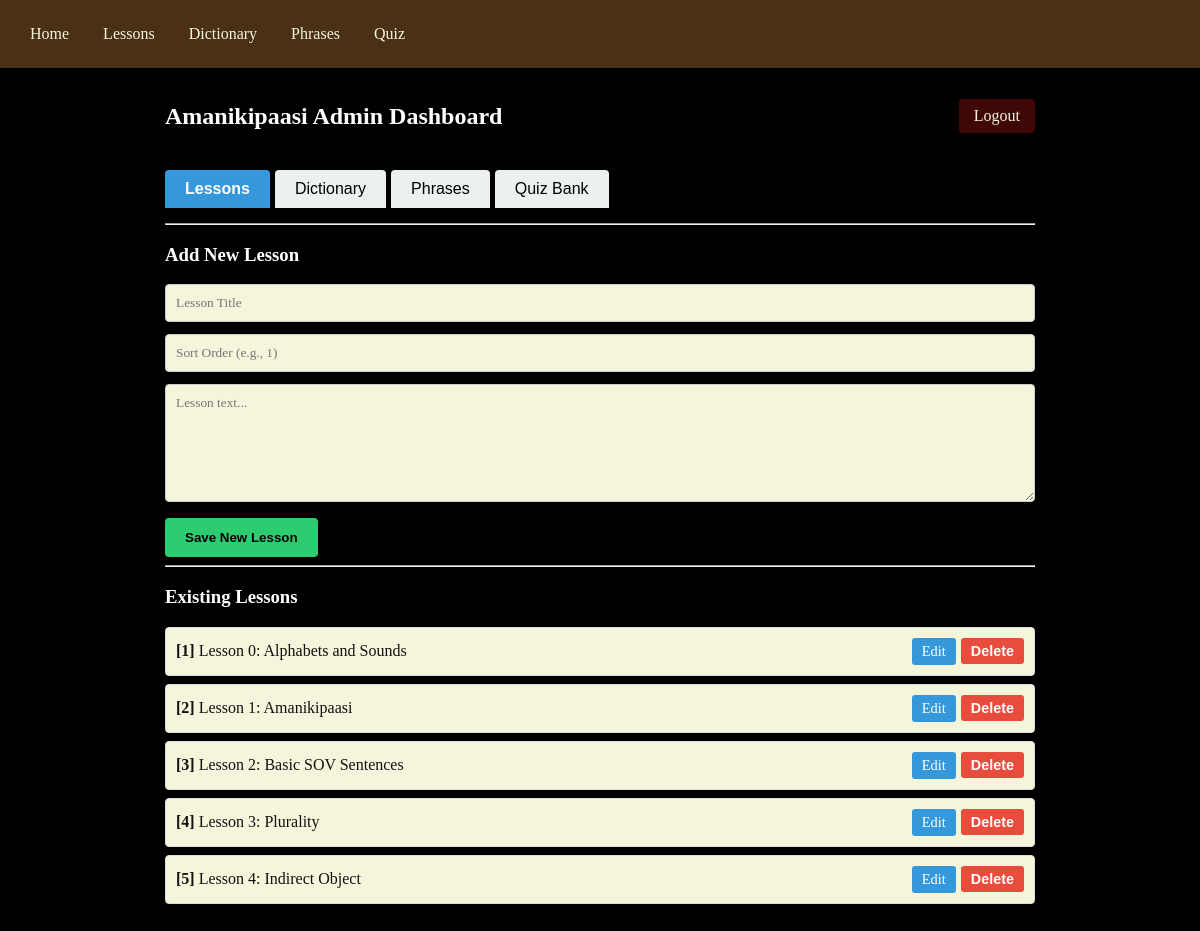
/admin/dashboard (signed in), run on an earlier commit of the app's database.
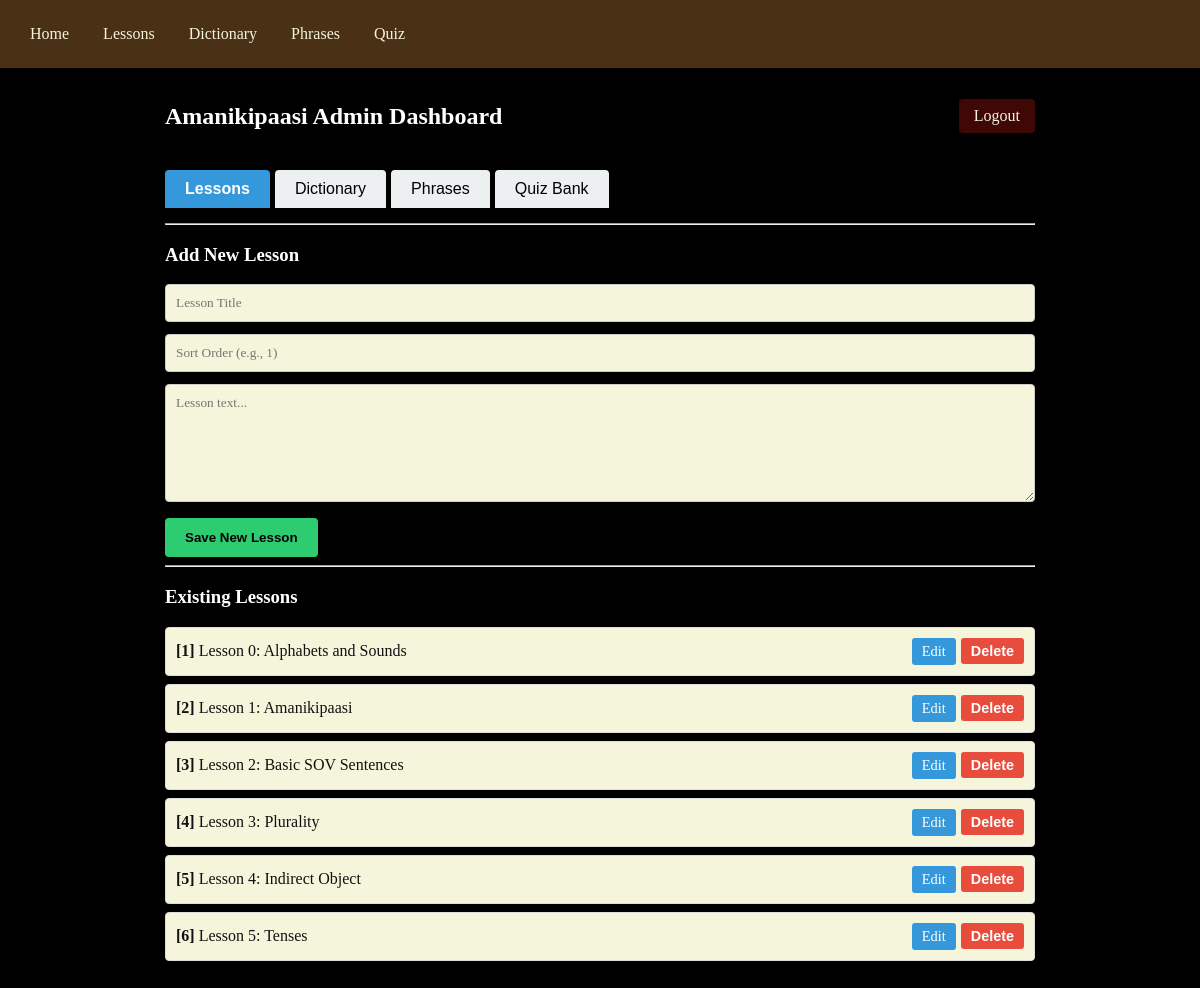
And on a later commit of the database.
### tables this page shows
CREATE TABLE lessons (
            id INTEGER PRIMARY KEY AUTOINCREMENT,
            title TEXT NOT NULL,
            content TEXT NOT NULL,
            sort_order INTEGER DEFAULT 0);

### app.py (the view)
@app.route('/admin/dashboard')
def admin_dashboard():
    if not session.get('logged_in'): return redirect(url_for('admin'))
    db = get_db()
    active_tab = request.args.get('tab', 'ManageLessons')
    return render_template(
        'admin_dashboard.html',
        lessons=db.execute('SELECT * FROM lessons ORDER BY sort_order ASC').fetchall(),
        words=db.execute('SELECT * FROM dictionary ORDER BY amanikipaasi ASC').fetchall(),
        phrases=db.execute('SELECT * FROM phrases ORDER BY id DESC LIMIT 1').fetchone(),
        questions=db.execute('SELECT * FROM quiz').fetchall(),
        active_tab=active_tab
    )

### app.py (called while the page is built)
def get_db():
    conn = sqlite3.connect(DATABASE)
    conn.row_factory = sqlite3.Row
    return conn

### templates/admin_dashboard.html (shortened to what this page needs)
{% extends 'base.html' %}
{% block content %}
<div class="dashboard-header">
    <h2>Amanikipaasi Admin Dashboard</h2>
    <a href="{{ url_for('admin_logout') }}" class="logout-btn">Logout</a>
</div>
<div class="tab-menu">
    <button id="btn-ManageLessons" class="tab-btn" onclick="openTab(event, 'ManageLessons')">Lessons</button>
    <button id="btn-ManageDict" class="tab-btn" onclick="openTab(event, 'ManageDict')">Dictionary</button>
    <button id="btn-ManagePhrases" class="tab-btn" onclick="openTab(event, 'ManagePhrases')">Phrases</button>
    <button id="btn-ManageQuiz" class="tab-btn" onclick="openTab(event, 'ManageQuiz')">Quiz Bank</button>
</div>
<hr>
<div id="ManageLessons" class="tab-content" style="display:none;">
    <h3>Add New Lesson</h3>
    <form method="POST" action="{{ url_for('add_lesson') }}">
        <input type="text" name="title" placeholder="Lesson Title" required><br>
        <input type="number" name="sort_order" placeholder="Sort Order (e.g., 1)" required><br>
        <textarea name="content" rows="6" placeholder="Lesson text..." required></textarea><br>
        <button type="submit">Save New Lesson</button>
    </form>
    <hr>
    <h3>Existing Lessons</h3>
    <ul style="list-style: none; padding: 0;">
        {% for lesson in lessons %}
        <li style="background: #f9f9f9; padding: 10px; margin-bottom: 8px; border: 1px solid #ddd; display: flex; justify-content: space-between; align-items: center;">
            <span><strong>[{{ lesson.sort_order }}]</strong> {{ lesson.title }}</span>
            <div style="display: flex; gap: 5px;">
                <a href="{{ url_for('edit_lesson', id=lesson.id) }}" style="background: #3498db; color: white; padding: 5px 10px; text-decoration: none; border-radius: 3px; font-size: 0.9rem;">Edit</a>
                <form method="POST" action="{{ url_for('delete_lesson', id=lesson.id) }}" style="margin: 0;" onsubmit="return confirm('Delete this lesson?');">
                    <button type="submit" style="background: #e74c3c; color: white; padding: 5px 10px; border: none; border-radius: 3px; font-size: 0.9rem; cursor: pointer;">Delete</button>
                </form>
            </div>
        </li>
        {% endfor %}
    </ul>
</div>
{% endblock %}

What changed in the data, as far as the page shows it:
added lessons: sort_order "6", title "Lesson 5: Tenses"
